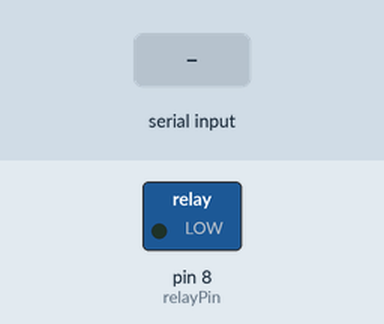
Bench run of a sketch on a simulated Arduino Uno, built with avr-gcc and run on an emulated ATmega328P. On the bench: switched loads named in the sketch (green lamp = pin HIGH). Inputs (shaded band) come from the test bench. What the sketch prints to the serial monitor is not drawn.

Above: at 1.2 s.
1.3 s: "1\n" received over Serial
At 2.1 s:
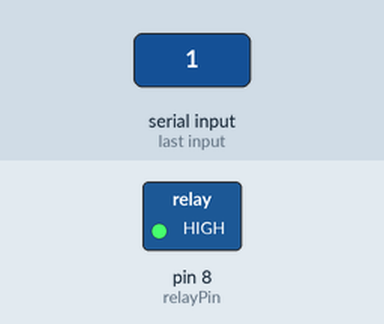
2.8 s: "0\n" received over Serial
At 3.3 s:
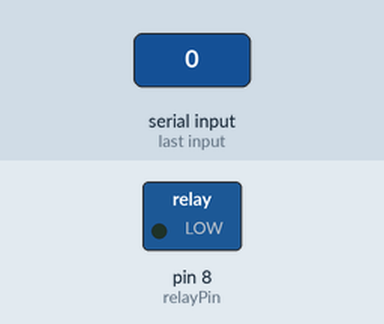
Timing chart, 0 to 5.8 s (numbered marks = the images above; inputs shaded):
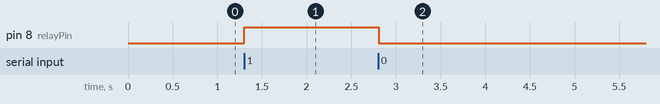

The sketch:

kurodenwa_bell.ino
```cpp
int relayPin = 8; // リレーのINピンをD8に接続
String line;      // 受信文字列
int line_len;     // 受信文字列の長さ
long num = -1;    // 受信整数

void setup()
{
    Serial.begin(9600);
    pinMode(relayPin, OUTPUT);   // リレーのピンを出力モードに設定
    digitalWrite(relayPin, LOW); // リレーをOFFにしてモーターを止める
}

void loop()
{
    if (Serial.available() > 0)
    {
        // シリアル通信で1行（改行コードまで）読み込む
        line = Serial.readStringUntil('\n');
        // 文字列の長さを取得する
        line_len = line.length();
        // 文字列の長さが1文字以上の場合
        if (line_len > 0)
        {
            // 文字列を整数に変換する
            num = line.toInt();
        }
    }

    Serial.println(num);

    if (num == 1)
    {
        digitalWrite(relayPin, HIGH); // リレーをONにしてモーターを動かす
    }
    else if (num == 0)
    {
        digitalWrite(relayPin, LOW); // リレーをOFFにしてモーターを止める
    }
}
```

Measured:
- after the input at 1.3 s, pin 8 (relayPin): LOW → HIGH at once
- after the input at 2.8 s, pin 8 (relayPin): HIGH → LOW at once
